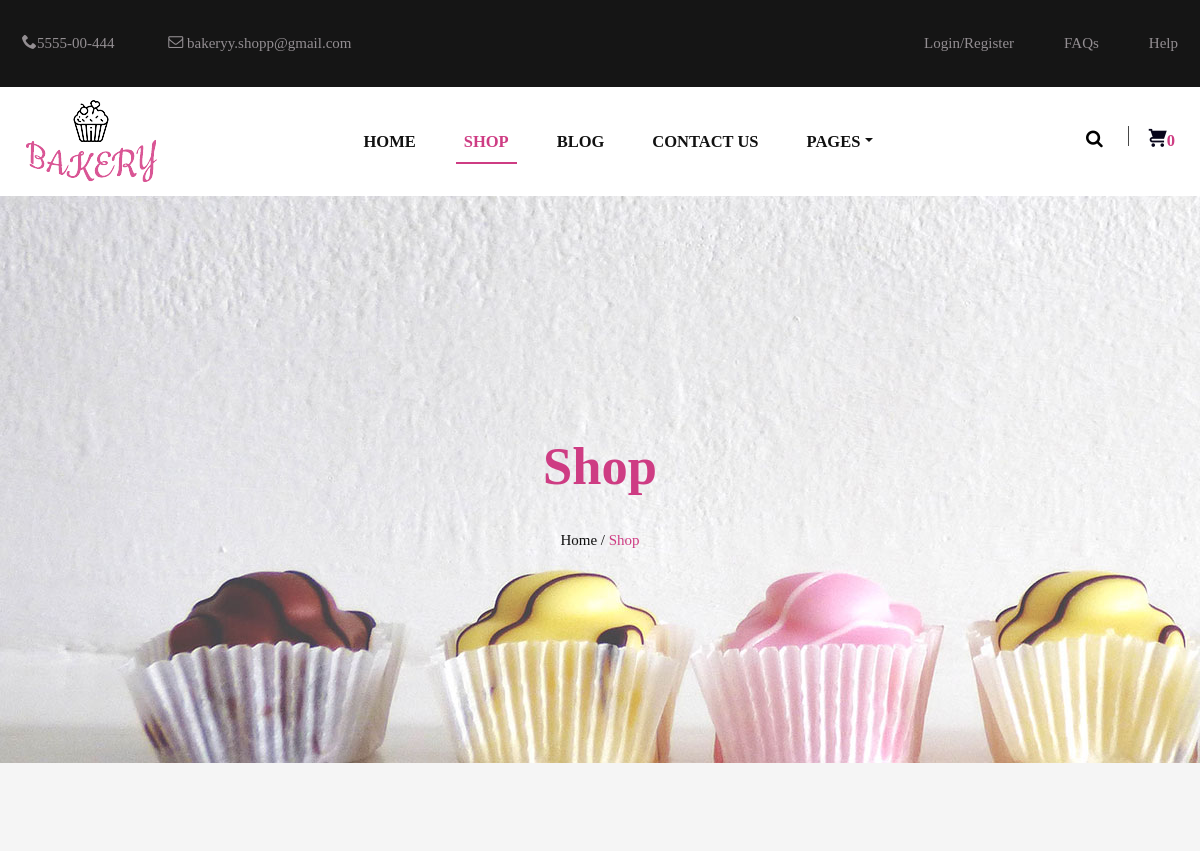
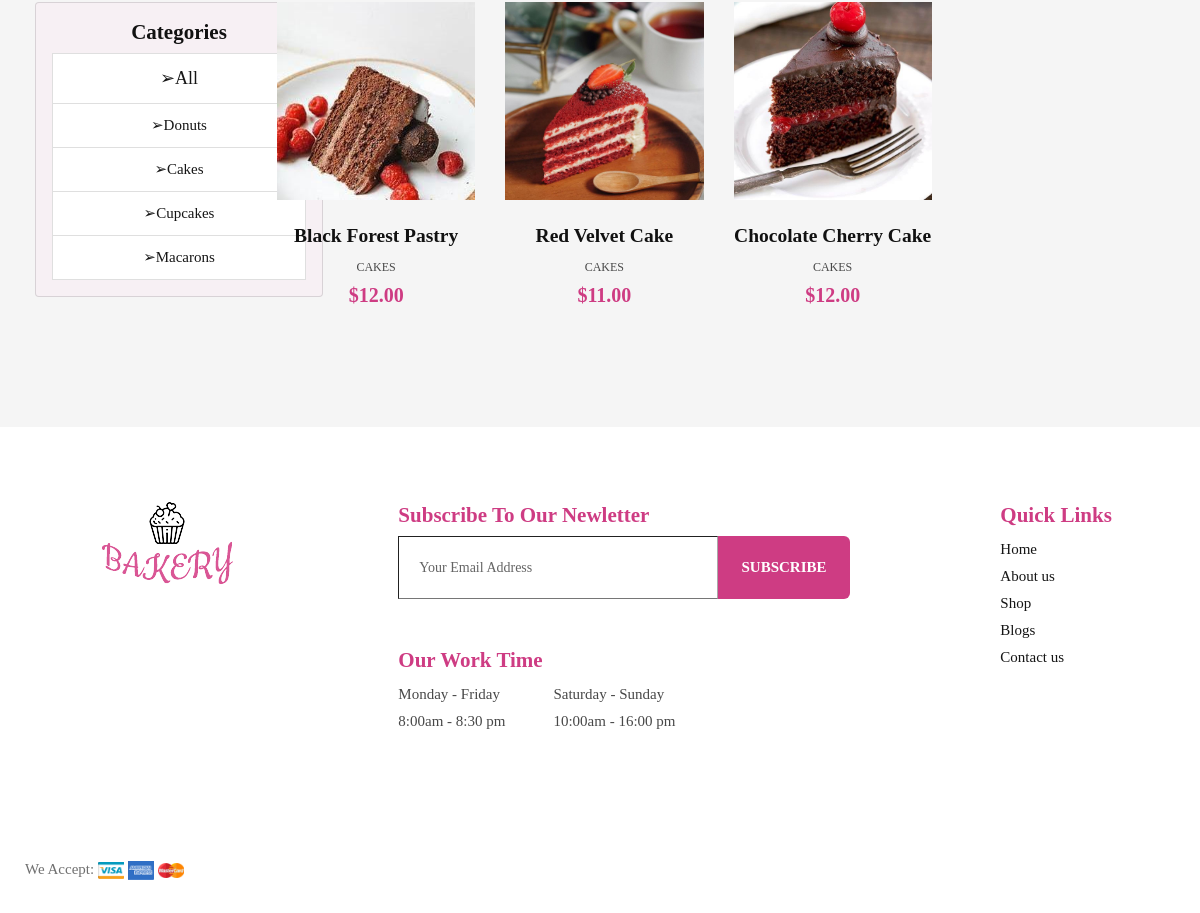
The app's page /category/2/ with its own data (2 pictures, top to bottom).
### shop/models.py (models this page shows, shortened)
class Category(models.Model):
    category = models.CharField('Category', max_length=100)
    def __str__(self):
        return self.category
    class Meta:
        verbose_name = 'Category'
        verbose_name_plural = 'Categories'

class Product(models.Model):
    name = models.CharField('Name', max_length=100)
    slug = models.SlugField('Slug', max_length=25, unique=True, null=True, blank=True)
    category = models.ForeignKey(Category, on_delete=models.DO_NOTHING, default=None)
    price = models.DecimalField('Price', max_digits=8, decimal_places=2)
    description = models.TextField('Description')
    image = models.ImageField('Image', blank=True, upload_to='products')

### shop/views.py (the view)
# urls.py: path('category/<int:category_id>/', views.CategoryView.as_view(), name='category'),
class CategoryView(ListView):
    model = Product
    template_name = 'shop/shop.html'
    context_object_name = 'products'
    def get_queryset(self):
        return Product.objects.filter(category=self.kwargs['category_id'])
    def get_context_data(self, **kwargs):
        context = super().get_context_data(**kwargs)
        categories = Category.objects.all()
        context['categories'] = categories
        context['title'] = 'Shop'
        context['shop_active'] = 'active'
        return context

### shop/templates/shop/shop.html (shortened to what this page needs)
{% extends 'shop/base.html' %}
{% load static %}
{% block body %}
<div class="site-banner">
	<div class="banner-content">
		<div class="container">
			<div class="row">
				<div class="col-md-12">
					<div class="colored">
						<h1>Shop</h1>
						<div class="breadcum-items">
							<span class="item"><a href="{% url 'home' %}">Home /</a></span>
							<span class="item colored">Shop</span>
						</div>
					</div>
				</div>
			</div>
		</div>
	</div>
</div>
<section class="our-team bg-sand padding-large" style="text-align: center;">
	<div class="aside">
		<div class="col">
			<div class="card bg-Peach" style="width: 18rem;">
				<div class="card-body">
					<h4 class="widget-title" align="center">Categories</h4>
					<ul>
						<li class="list-group-item justify-content-between align-items-center flex-wrap">
							<big><a href="{% url 'shop' %}">➢All</a></big>
						</li>
						{% for category in categories %}
						<li class="list-group-item justify-content-between align-items-center flex-wrap">
							<a href="{% url 'category' category.id %}">➢{{ category }}</a>
						</li>
						{% endfor %}
					</ul>
				</div>
			</div>
		</div>
	</div>
	<div class="container">
		<div class="row">
			{% for product in products %}
			<div class="product-item col-md-3 pb-4">
				<a href="{% url 'single_product' slug=product.slug %}" class="product-image"><img src="{{ product.image.url }}"/></a>
				<div class="text-comtent text-center">
					<h5 class="pt-4"><a href="{% url 'single_product' slug=product.slug %}">{{ product.name }}</a></h5>
					<p>{{ product.category }}</p>
					<span class="price colored">${{ product.price }}</span>
				</div>
			</div>
			{% endfor %}
		</div>
	</div>
</section>
{% endblock %}

### records on screen
Category: category "Donuts"
Category: category "Cakes"
Category: category "Cupcakes"
Category: category "Macarons"
Product: image (picture), name "Black Forest Pastry", category "CAKES", price "12.00"
Product: image (picture), name "Red Velvet Cake", category "CAKES", price "11.00"
Product: image (picture), name "Chocolate Cherry Cake", category "CAKES", price "12.00"

### other values on screen
{{ request.session.cart|length }} "0"
